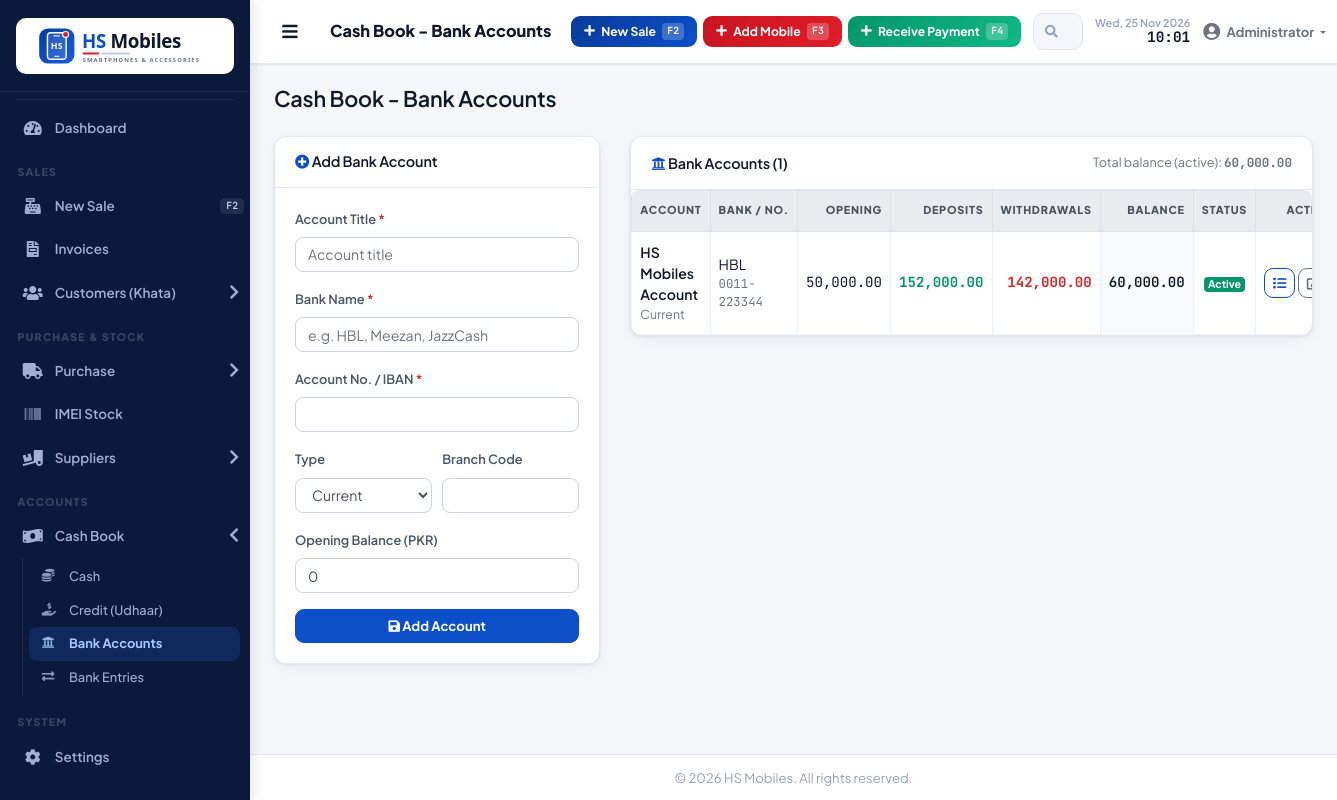
/modules/cashbook/bank_accounts.php (signed in), run on the app's committed database.
### tables this page shows
CREATE TABLE `bank_accounts` (
  `id` int(11) NOT NULL,
  `account_name` varchar(100) NOT NULL,
  `bank_name` varchar(100) NOT NULL,
  `account_no` varchar(50) NOT NULL,
  `account_type` enum('current','savings','loan') DEFAULT 'current',
  `branch_code` varchar(50) DEFAULT NULL,
  `opening_balance` decimal(12,2) DEFAULT 0.00,
  `current_balance` decimal(12,2) DEFAULT 0.00,
  `status` tinyint(1) DEFAULT 1,
  `created_at` date NOT NULL,
  `updated_at` date DEFAULT NULL
);

### modules/cashbook/_common.php (called while the page is built, shortened)
<?php
function cb_money($v) { return number_format((float)$v, 2); }
function cb_h($v) { return htmlspecialchars((string)$v, ENT_QUOTES, 'UTF-8'); }

### modules/cashbook/bank_accounts.php (the view, shortened to what this page needs)
<?php
require_once '../../includes/functions.php';
require_once __DIR__ . '/_common.php';
$edit = null;
$accounts = $pdo->query("SELECT a.*,
      COALESCE((SELECT SUM(CASE WHEN t.transaction_type IN ('deposit','transfer_in') THEN t.amount ELSE -t.amount END) FROM bank_transactions t WHERE t.bank_account_id = a.id), 0) AS movement,
      (SELECT COUNT(*) FROM bank_transactions t2 WHERE t2.bank_account_id = a.id) AS entries,
      COALESCE((SELECT SUM(t3.amount) FROM bank_transactions t3 WHERE t3.bank_account_id = a.id AND t3.transaction_type IN ('deposit','transfer_in')), 0) AS dep,
      COALESCE((SELECT SUM(t4.amount) FROM bank_transactions t4 WHERE t4.bank_account_id = a.id AND t4.transaction_type IN ('withdrawal','transfer_out')), 0) AS wd
    FROM bank_accounts a ORDER BY a.status DESC, a.bank_name, a.account_name")->fetchAll();
$total = 0.0; foreach ($accounts as $a) if ((int)$a['status'] === 1) $total += (float)$a['current_balance'];
require_once '../../includes/header.php';
$f = $edit ?: ['id' => 0, 'account_name' => '', 'bank_name' => '', 'account_no' => '', 'account_type' => 'current', 'branch_code' => '', 'opening_balance' => '0'];
?>
<div class="row">
  <div class="col-lg-4 mb-4">
    <div class="card shadow">
      <div class="card-header py-3"><h6 class="m-0 font-weight-bold text-primary"><i class="fas fa-<?= $edit ? 'edit' : 'plus-circle' ?>"></i> <?= $edit ? 'Edit Bank Account' : 'Add Bank Account' ?></h6></div>
      <div class="card-body">
        <form method="post" autocomplete="off">
          <div class="form-group"><label>Account Title <span class="text-danger">*</span></label>
            <input type="text" name="account_name" class="form-control" maxlength="100" value="<?= cb_h($f['account_name']) ?>" placeholder="Account title" required></div>
          <div class="form-group"><label>Bank Name <span class="text-danger">*</span></label>
            <input type="text" name="bank_name" class="form-control" maxlength="100" value="<?= cb_h($f['bank_name']) ?>" placeholder="e.g. HBL, Meezan, JazzCash" required></div>
          <div class="form-group"><label>Account No. / IBAN <span class="text-danger">*</span></label>
            <input type="text" name="account_no" class="form-control" maxlength="50" value="<?= cb_h($f['account_no']) ?>" required></div>
          <div class="form-row">
            <div class="form-group col-6"><label>Type</label>
              <select name="account_type" class="form-control">
                <?php foreach (BANK_TYPES as $k => $lbl): ?><option value="<?= $k ?>" <?= $f['account_type'] === $k ? 'selected' : '' ?>><?= $lbl ?></option><?php endforeach; ?>
              </select></div>
            <div class="form-group col-6"><label>Branch Code</label>
              <input type="text" name="branch_code" class="form-control" maxlength="50" value="<?= cb_h($f['branch_code']) ?>"></div>
          </div>
          <div class="form-group"><label>Opening Balance (PKR)</label>
            <input type="number" name="opening_balance" class="form-control" step="0.01" min="0" value="<?= cb_h($f['opening_balance']) ?>">
            <?php if ($edit): ?><small class="text-muted">Changing this also moves the current balance by the same amount.</small><?php endif; ?></div>
          <button class="btn btn-primary btn-block"><i class="fas fa-save"></i> <?= $edit ? 'Update Account' : 'Add Account' ?></button>
        </form>
      </div>
    </div>
  </div>
  <div class="col-lg-8 mb-4">
    <div class="card shadow">
      <div class="card-header py-3 d-flex justify-content-between align-items-center">
        <h6 class="m-0 font-weight-bold text-primary"><i class="fas fa-university"></i> Bank Accounts (<?= count($accounts) ?>)</h6>
        <span class="small text-muted">Total balance (active): <b class="money <?= $total < 0 ? 'text-danger' : '' ?>"><?= cb_money($total) ?></b></span>
      </div>
      <div class="card-body p-0">
        <div class="table-responsive">
          <table class="table table-bordered table-hover table-sm mb-0">
            <thead class="thead-light"><tr><th>Account</th><th>Bank / No.</th><th class="text-right">Opening</th><th class="text-right">Deposits</th><th class="text-right">Withdrawals</th><th class="text-right">Balance</th><th class="text-center">Status</th><th class="text-center no-print">Actions</th></tr></thead>
            <tbody>
            <?php foreach ($accounts as $a):
              $calc = round((float)$a['opening_balance'] + (float)$a['movement'], 2);
              $mismatch = abs($calc - (float)$a['current_balance']) > 0.009; ?>
              <tr class="<?= (int)$a['status'] ? '' : 'text-muted' ?>">
                <td class="font-weight-bold"><?= cb_h($a['account_name']) ?><div class="small text-muted"><?= cb_h(BANK_TYPES[$a['account_type']] ?? $a['account_type']) ?></div></td>
                <td><?= cb_h($a['bank_name']) ?><div class="small text-mono text-muted"><?= cb_h($a['account_no']) ?><?= $a['branch_code'] ? ' / ' . cb_h($a['branch_code']) : '' ?></div></td>
                <td class="text-right money"><?= cb_money($a['opening_balance']) ?></td>
                <td class="text-right money text-success"><?= cb_money($a['dep']) ?></td>
                <td class="text-right money text-danger"><?= cb_money($a['wd']) ?></td>
                <td class="text-right money font-weight-bold <?= $a['current_balance'] < 0 ? 'text-danger' : '' ?>"><?= cb_money($a['current_balance']) ?>
                  <?php if ($mismatch): ?><i class="fas fa-exclamation-triangle text-warning" title="Balance does not match opening + entries (<?= cb_money($calc) ?>)"></i><?php endif; ?></td>
                <td class="text-center"><span class="badge badge-<?= (int)$a['status'] ? 'success' : 'secondary' ?>"><?= (int)$a['status'] ? 'Active' : 'Inactive' ?></span></td>
                <td class="text-center no-print text-nowrap">
                  <a href="bank_entries.php?account=<?= (int)$a['id'] ?>" class="btn btn-sm btn-outline-primary" title="Entries"><i class="fas fa-list"></i></a>
                  <a href="bank_accounts.php?edit=<?= (int)$a['id'] ?>" class="btn btn-sm btn-outline-secondary" title="Edit"><i class="fas fa-edit"></i></a>
                </td>
              </tr>
            <?php endforeach; ?>
            </tbody>
          </table>
        </div>
      </div>
    </div>
  </div>
</div>
<?php require_once '../../includes/footer.php'; ?>

### assets/css/style.css (style rules this page uses)
:root { --sidebar-bg: #0b1a3a; --sidebar-hover: #142a5c; --sidebar-active: #1d5fd6; --sidebar-text: #94a3b8; --sidebar-text-hover: #ffffff; --sidebar-width: 250px; --primary: #0b4fc9; --primary-dark: #083a99; --secondary: #14b8a6; --success: #10b981; --info: #06b6d4; --warning: #f59e0b; --danger: #ef4444; --body-bg: #f1f5f9; --card-shadow: 0 1px 3px rgba(0,0,0,0.08), 0 1px 2px rgba(0,0,0,0.06); --topbar-height: 60px; }
* { margin: 0; padding: 0; box-sizing: border-box; }
body { font-family: 'Segoe UI', Tahoma, Geneva, Verdana, sans-serif; background: var(--body-bg); overflow-x: hidden; }
.card { border: none; box-shadow: var(--card-shadow); border-radius: 0.5rem; }
.card-header { background: #fff; border-bottom: 1px solid #e2e8f0; padding: 0.9rem 1.25rem; font-weight: 600; border-radius: 0.5rem 0.5rem 0 0 !important; }
.card-header h6 { font-size: 0.9rem; margin: 0; }
.text-primary { color: var(--primary) !important; }
.text-success { color: var(--success) !important; }
.text-danger { color: var(--danger) !important; }
.btn-primary { background: var(--primary); border-color: var(--primary); color: #fff; }
.btn-outline-primary { color: var(--primary); border-color: var(--primary); }
.badge-success { background: var(--success); color: #fff; }
.table { margin-bottom: 0; }
.table th { font-size: 0.78rem; font-weight: 700; text-transform: uppercase; letter-spacing: 0.04em; color: #64748b; border-top: none; white-space: nowrap; padding: 0.75rem 0.5rem; }
.table td { vertical-align: middle; font-size: 0.88rem; padding: 0.65rem 0.5rem; }
.table-bordered th, .table-bordered td { border-color: #e2e8f0; }
.form-control, .form-select { border-radius: 0.375rem; border-color: #d1d5db; font-size: 0.9rem; }
.font-weight-bold { font-weight: 600 !important; }
.shadow { box-shadow: var(--card-shadow); }
.btn-block { display: block; width: 100%; }

### data on the page
bank_accounts: account_name "HS Mobiles Account", account_type "Current", bank_name "HBL", account_no "0011-223344", opening_balance "50,000.00", dep "152,000.00", wd "142,000.00", current_balance "60,000.00", status "Active"

### other printed values
$page_title "Cash Book - Bank Accounts"
$_SESSION['user_name'] "Administrator"
count($accounts) "1"
cb_money($total) "60,000.00"
shop('name') ?: 'HS Mobiles' "HS Mobiles"
form field account_type "Current"
